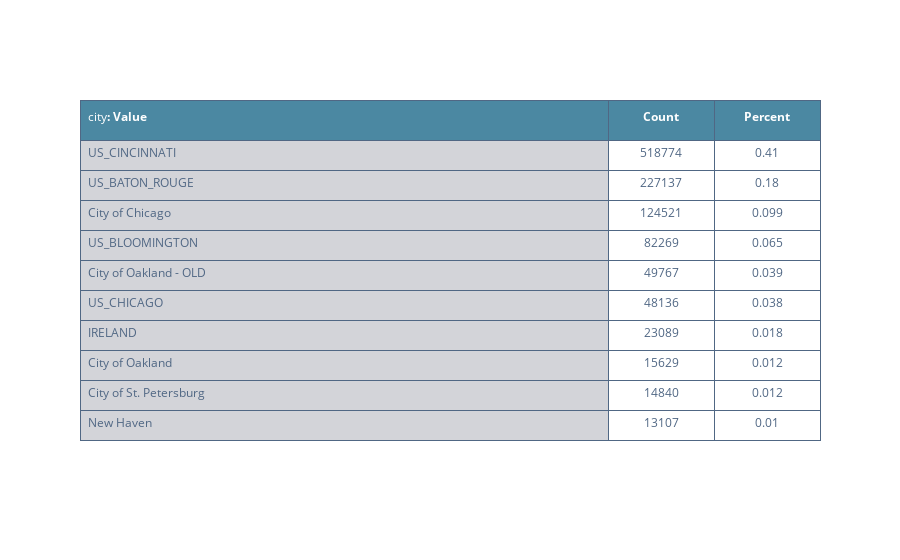
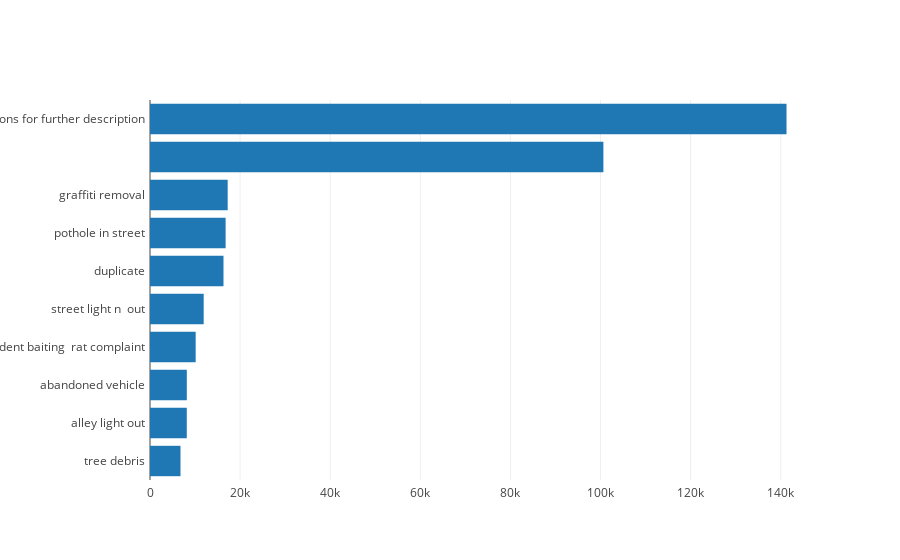
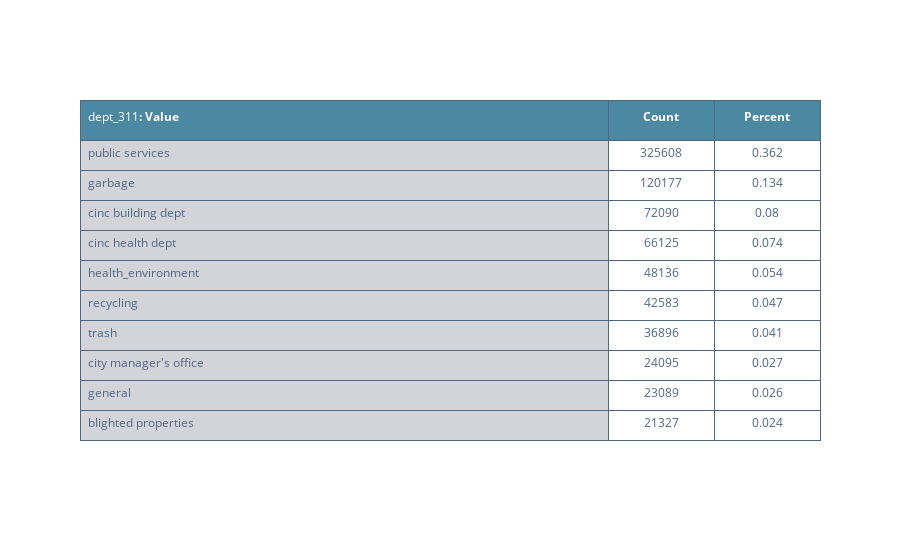
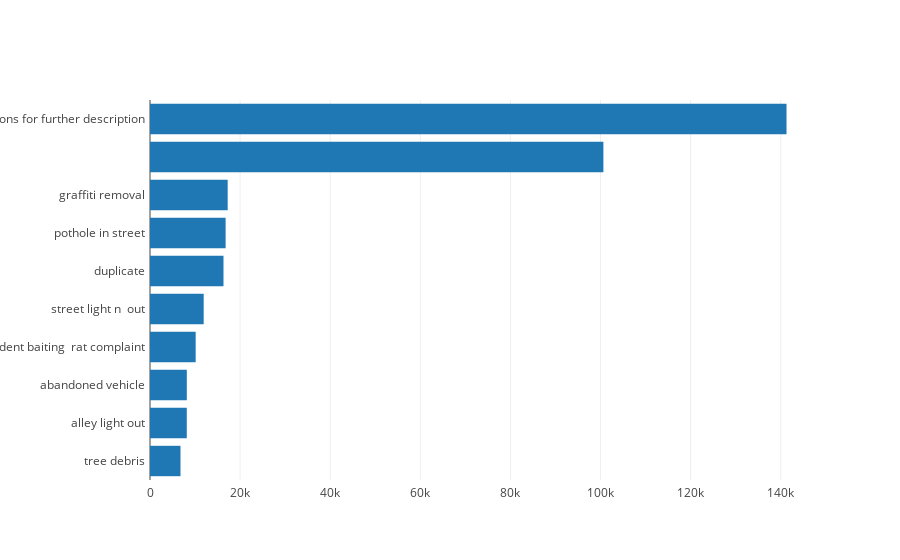

Here is the notebook cell these charts were saved with, in order:
### Code cell
# Output table of top 10 per col, along with bar chart
for key, val in most_common_vals.items():
    top_ten_count = val['count'][:10]
    top_ten_percent = val['percent'][:10]
    
    # Table
    trace0 = go.Table(
      columnorder = [1,2,3],
      columnwidth = [400,80, 80],
      header = dict(
        values = [[str(key) + '<b>: Value'],
                ['<b>Count</b>'],
                 ['<b>Percent</b>']],
        line = dict(color = '#506784'),
        fill = dict(color = '#4B88A2'),
        align = ['left','center'],
        font = dict(color = 'white', size = 12),
        height = 40
      ),
      cells = dict(
        values = [list(top_ten_count.index), list(top_ten_count.values), list(top_ten_percent.values.round(3))],
        line = dict(color = '#506784'),
        fill = dict(color = ['#D3D4D9', 'white']),
        align = ['left', 'center'],
        font = dict(color = '#506784', size = 12),
        height = 30
    ))

    data = [trace0]

    iplot(data, filename = "Row and Column Size")
    
    # Bar chart
    data = [go.Bar(
        x=list(top_ten.values)[::-1],
        y=list(top_ten.index)[::-1],
        orientation = 'h',
        
    )]

    layout = go.Layout(
        margin=go.layout.Margin(
            l=150,
#             r=0,
#             b=10,
#             t=10,
            pad=4
        ),
        barmode='stack',
    )
    fig = go.Figure(data=data, layout=layout)
    iplot(fig, filename='basic-bar')

### Figure 1 — Plotly figure (JSON) as saved in the notebook; plotly's stock layout.template omitted (floating-point values rounded to 4 significant figures)
{"data": [{"cells": {"align": ["left", "center"], "fill": {"color": ["#D3D4D9", "white"]}, "font": {"color": "#506784", "size": 12}, "height": 30, "line": {"color": "#506784"}, "values": [["US_CINCINNATI", "US_BATON_ROUGE", "City of Chicago", "US_BLOOMINGTON", "City of Oakland - OLD", "US_CHICAGO", "IRELAND", "City of Oakland", "City of St. Petersburg", "New Haven"], [518774, 227137, 124521, 82269, 49767, 48136, 23089, 15629, 14840, 13107], [0.41, 0.18, 0.099, 0.065, 0.039, 0.038, 0.018, 0.012, 0.012, 0.01]]}, "columnorder": [1, 2, 3], "columnwidth": [400, 80, 80], "header": {"align": ["left", "center"], "fill": {"color": "#4B88A2"}, "font": {"color": "white", "size": 12}, "height": 40, "line": {"color": "#506784"}, "values": [["city<b>: Value"], ["<b>Count</b>"], ["<b>Percent</b>"]]}, "type": "table", "uid": "69be82ae-dcd5-11e8-ad48-9cb6d0ed5078"}], "layout": {}}

### Figure 2 — Plotly figure (JSON) as saved in the notebook; plotly's stock layout.template omitted (floating-point values rounded to 4 significant figures)
{"data": [{"orientation": "h", "type": "bar", "uid": "69c4e5e2-dcd5-11e8-a5b8-9cb6d0ed5078", "x": [6766, 8165, 8172, 10138, 11916, 16312, 16783, 17243, 100640, 141284], "y": ["tree debris", "alley light out", "abandoned vehicle", "rodent baiting  rat complaint", "street light n  out", "duplicate", "pothole in street", "graffiti removal", "", "request entered through the web refer to intake questions for further description"]}], "layout": {"barmode": "stack", "margin": {"l": 150, "pad": 4}}}

### Figure 3 — Plotly figure (JSON) as saved in the notebook; plotly's stock layout.template omitted (floating-point values rounded to 4 significant figures)
{"data": [{"cells": {"align": ["left", "center"], "fill": {"color": ["#D3D4D9", "white"]}, "font": {"color": "#506784", "size": 12}, "height": 30, "line": {"color": "#506784"}, "values": [["public services", "garbage", "cinc building dept", "cinc health dept", "health_environment", "recycling", "trash", "city manager's office", "general", "blighted properties"], [325608, 120177, 72090, 66125, 48136, 42583, 36896, 24095, 23089, 21327], [0.362, 0.134, 0.08, 0.074, 0.054, 0.047, 0.041, 0.027, 0.026, 0.024]]}, "columnorder": [1, 2, 3], "columnwidth": [400, 80, 80], "header": {"align": ["left", "center"], "fill": {"color": "#4B88A2"}, "font": {"color": "white", "size": 12}, "height": 40, "line": {"color": "#506784"}, "values": [["dept_311<b>: Value"], ["<b>Count</b>"], ["<b>Percent</b>"]]}, "type": "table", "uid": "69c8b3dc-dcd5-11e8-a91f-9cb6d0ed5078"}], "layout": {}}

### Figure 4 — Plotly figure (JSON) as saved in the notebook; plotly's stock layout.template omitted (floating-point values rounded to 4 significant figures)
{"data": [{"orientation": "h", "type": "bar", "uid": "69cfdae8-dcd5-11e8-9b6c-9cb6d0ed5078", "x": [6766, 8165, 8172, 10138, 11916, 16312, 16783, 17243, 100640, 141284], "y": ["tree debris", "alley light out", "abandoned vehicle", "rodent baiting  rat complaint", "street light n  out", "duplicate", "pothole in street", "graffiti removal", "", "request entered through the web refer to intake questions for further description"]}], "layout": {"barmode": "stack", "margin": {"l": 150, "pad": 4}}}
